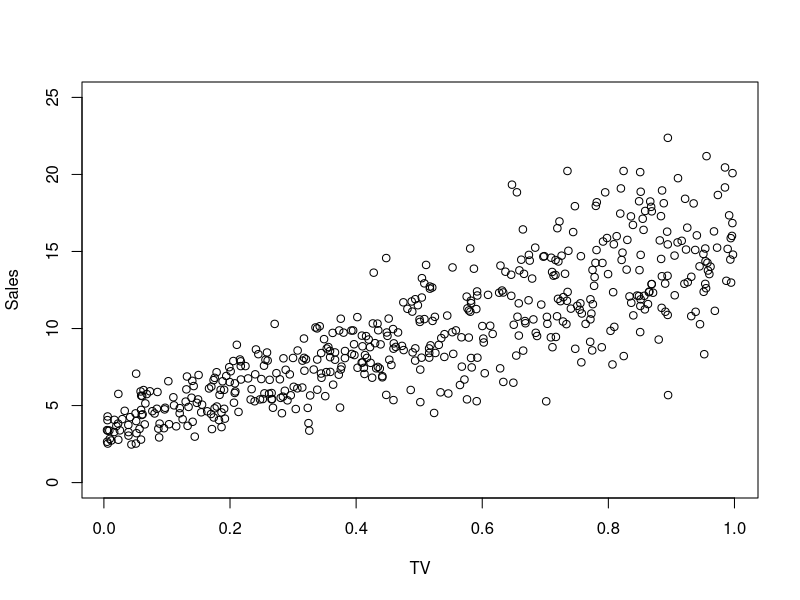
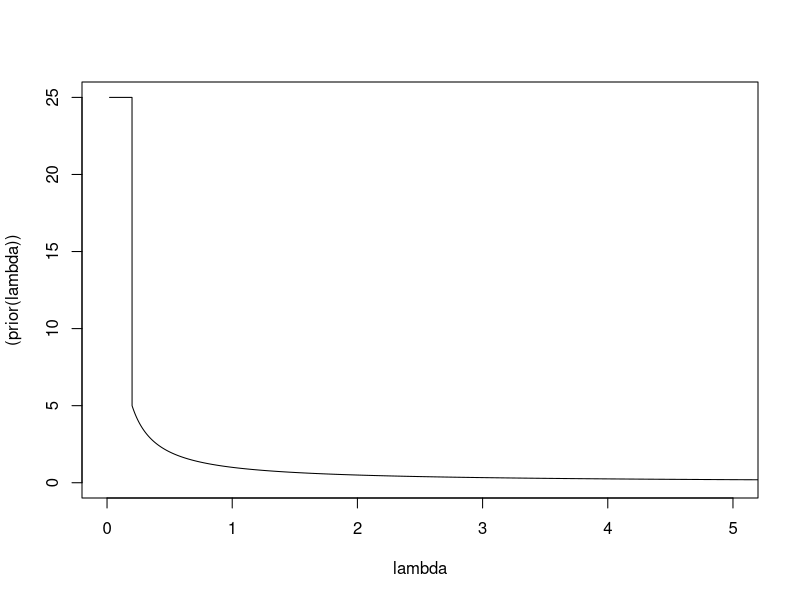
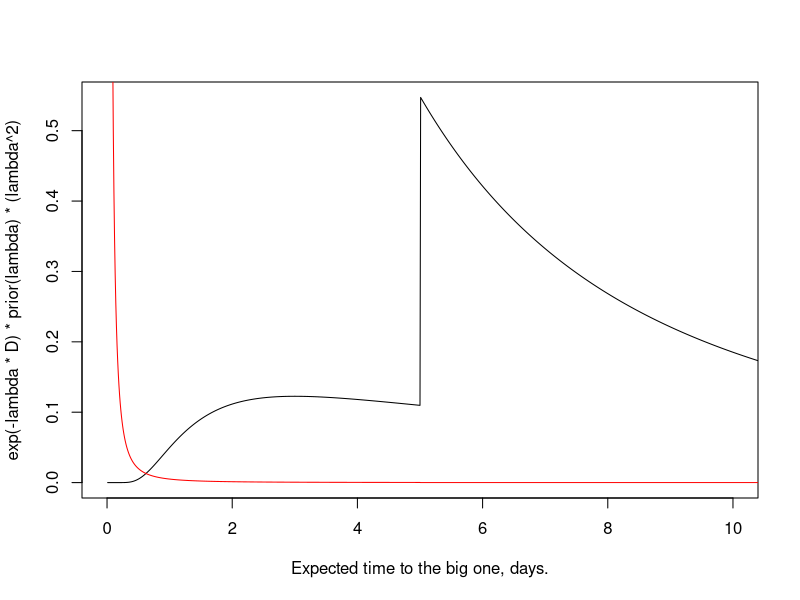

The R source for these figures, in order:
## ---- chunk 1
vdot <- function(v, w) {
  sum(v * w)
}   
## ---- chunk 2
vlength <- function(v) {
  sqrt(vdot(v, v))
}
## ---- chunk 3
vangle <- function(v, w, degrees = FALSE) {
   theta <- acos(vdot(v, w) / (vlength(v) * vlength(w)))
  
   if (degrees) theta * (180 / pi )
   else theta
}
## ---- chunk 4
vproject <- function(v, onto) { # the red thing
  onto * vlength(v) * cos(vangle(v, onto)) / vlength(onto)
}
vresid <- function(v, onto) {
  v - vproject(v, onto)
}

## ---- chunk 5
vdot <- function(a, b) {
  sum(a * b)
}
vlen <- function(a) sqrt(vdot(a, a))
vcos <- function(a, b) { 
  vdot(a, b) / (vlen(a) * vlen(b))
}
vangle <- function(a, b, degrees = FALSE) {
  res <- vcos(a, b)
  if (degrees) res <- res * 180 / pi
  
  res
}
vproj <- function(a, onto = b) {
  vlen(a) * vcos(a, onto) * onto
}
## ---- chunk 6
TV <- runif(500)
Sales <- 3.5 + 12 * TV + (3* TV + 0.75) * rnorm(length(TV))
plot(TV, Sales, ylim = c(0, 25))
## ---- chunk 7
lm(Sales ~ TV)
## ---- chunk 8
Sales_likelihood <- function(params) {
  a <- params[1]
  b <- params[2]
  c <- params[3]
  d <- params[4]

  # Negate so the the minimization routine will produce the maximum likelihood
  -sum(log(dnorm(Sales - (a + b * TV), mean = 0, sd = c + d * TV )))
}
## ---- chunk 9
Sales_likelihood(c(5, 10, 1, 1))
## ---- chunk 10
nlm(Sales_likelihood, c(5, 10, 1, 1))
## ---- chunk 11
D <- 3
lambda <- 100/(1:5000) 
# prior: proportional to lambda: 
#  small lambda unlikely, so short time to next earthquake
prior <- function(lambda) (ifelse(lambda < .2, 25, 1/lambda))
plot(lambda, ( prior(lambda)), type = "l", xlim = c(0,5))
plot(1/lambda, exp( - lambda * D) * prior(lambda) * (lambda^2), 
     type = "l", xlab = "Expected time to the big one, days.",
     xlim = c(0, 10))
lines(1/lambda, lambda*.005/prior(lambda), col = "red")
